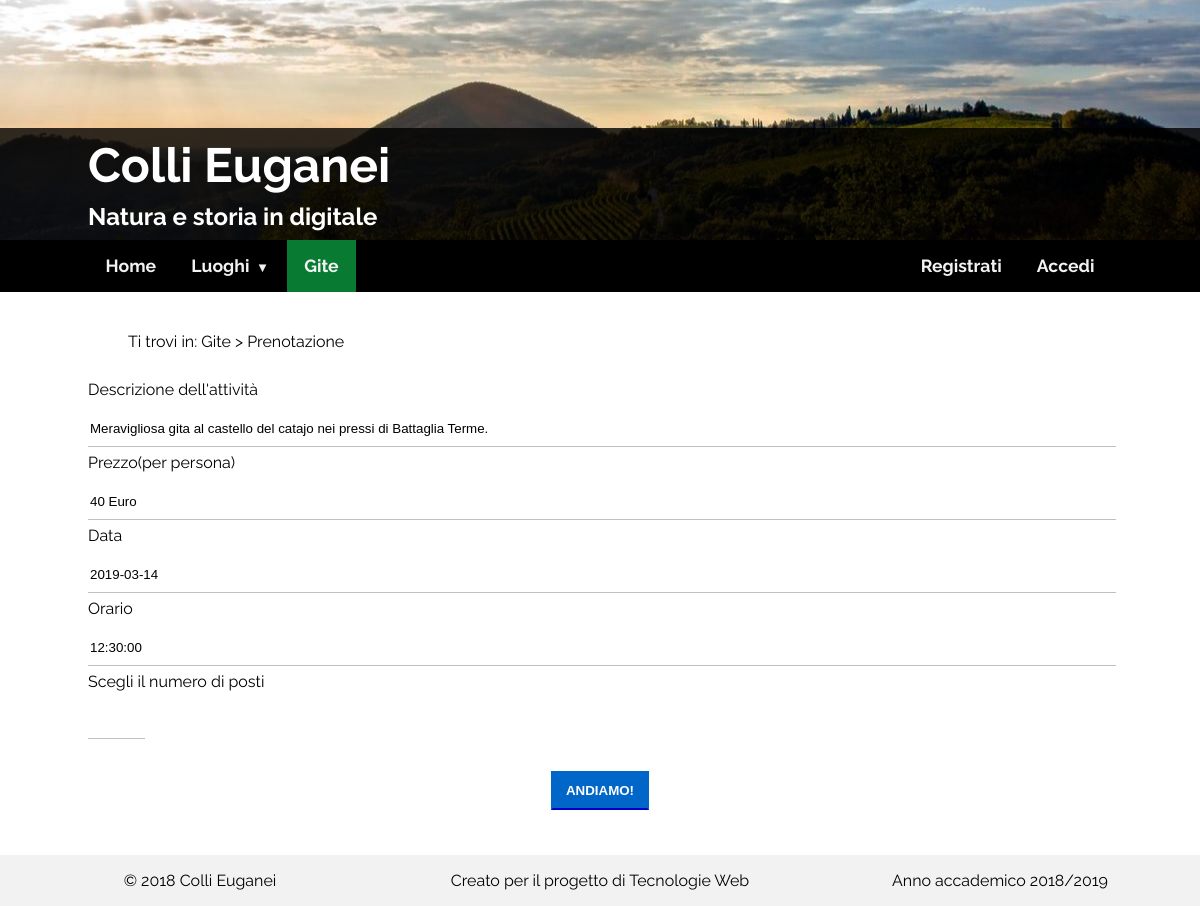
Screenshot of /Prenotazione.php?id=3 with the database file from the repository.
### tables this page shows
CREATE TABLE `Attivita` (
  `ID_Attivita` int(11) NOT NULL,
  `Descrizione` varchar(512) NOT NULL,
  `Immagine` longblob,
  `Nome` varchar(40) NOT NULL,
  `Prezzo` double NOT NULL,
  `Data` date NOT NULL,
  `Ore` time NOT NULL
);

### DataBase/DBConnection.php (called while the page is built, shortened)
<?php
class database {
	private $host = "localhost";
	private $user = "root";
	private $passwd = "";
	private $db = "ColliDigitali";
	private $pdo;
	public function Connect() {
		$dsn = 'mysql:dbname='.$this->db.';host='.$this->host;
		try {
			$this->pdo = new PDO($dsn, $this->user, $this->passwd,array(PDO::MYSQL_ATTR_INIT_COMMAND => "SET NAMES utf8"));
			$this->pdo->setAttribute(PDO::ATTR_ERRMODE, PDO::ERRMODE_EXCEPTION);
		}
		catch (PDOException $e) {
			echo $e->getMessage();
			die();
		}
	}
	public function GetAttivita($id){
		$query = $this->pdo->prepare('SELECT * FROM Attivita WHERE ID_Attivita = ?');
		$query->execute(array($id));
		return $query->fetch();
	}
}
?>

### Prenotazione.php (the view, shortened to what this page needs)
<?php (require_once "DataBase/DBConnection.php") or die("Impossibile connettersi al database");
$dbConnection = new database();
$dbConnection->Connect();
?>
<!DOCTYPE html PUBLIC "-//W3C//DTD XHTML+ARIA 1.0//EN"
  "http://www.w3.org/WAI/ARIA/schemata/xhtml-aria-1.dtd">
<html xmlns="http://www.w3.org/1999/xhtml" xml:lang="it" lang="it">
  <head>
    <link rel="stylesheet" type="text/css" href="assets/css/style.css" media="all">
    <link rel="stylesheet" type="text/css" href="assets/css/print.css" media="all">
    <link rel="stylesheet" type="text/css" href="assets/css/mobile.css" media="all">
    <link rel="stylesheet" type="text/css" href="assets/css/form.css" media="all">
    <link rel="stylesheet" href="https://cdnjs.cloudflare.com/ajax/libs/font-awesome/4.6.3/css/font-awesome.min.css">
  </head>
  <body>
    <div id="container">
      <div class="header">
        <div class="header-picture">
          <div class="header-title">
            <h1>Colli Euganei</h1>
            <h2>Natura e storia in digitale</h2>
          </div>
        </div>
      </div>
              <div id="menuprincipale-bar" role="menubar">
              <ul id="menuprincipale">
                  <li><a href="index.php" tabindex="0">Home</a></li>
                  <li class="dropdown"><a aria-haspopup="true" tabindex="0">Luoghi</a>
                  </li>
                  <li><a href="gite.php" tabindex="0" class="active">Gite</a></li>
                  <?php
                  if (isset($_SESSION['username'])):
                  ?>
                     <li class="dropdown button-right"><a aria-haspopup="true" tabindex="0">Account</a>
                          <ul class="dropdown-content" role="menu">
                            <li><a href="view-account.php" tabindex="0" role="menuitem">Impostazioni</a></li>
                            <li><a href="view-my-trip.php" tabindex="0" role="menuitem">Le mie gite</a></li>
                            <li><a href="logout.php" tabindex="0" role="menuitem">Logout</a></li>
                          </ul>
                      </li>
                  <?php
                  else:
                  ?>
                     <li class="button-right"><a href="login.php" tabindex="0">Accedi</a></li>
                     <li class="button-right"><a href="Registrazione.php" tabindex="0">Registrati</a></li>
                  <?php
                  endif;
                  ?>
              </ul>
          </div>
        <div id="content">
          <ul class="breadcrumb">
            <li><a href="Gite.php">Gite</a></li>
            <li>Prenotazione</li>
          </ul>
          <?php
          if(!isset($_GET['id']) || $_GET['id']=="" ):
            echo "Si è verificato un errore. Torna alla pagina delle gite per effettuare la prenotazione";
          else:
          $attivita=$dbConnection->GetAttivita($_GET["id"]);
          ?>
         <form action="PrenotazioneAction.php" method="POST">
           <div class="field-container">
             <label for="descrizione" lang="it" class="log-label">Descrizione dell'attività</label>
             <?php echo"<input type=\"text\" id=\"descrizione\" name=\"descrizione\" value=\"".$attivita["Descrizione"]."\" accesskey=\"d\" readonly>";?>
           </div>
           <div class="field-container">
             <label for="prezzo" lang="it" class="log-label">Prezzo(per persona)</label>
             <?php echo"<input type=\"text\" id=\"prezzo\" name=\"prezzo\" value=\"".$attivita["Prezzo"]." Euro\" accesskey=\"p\" readonly>";?>
           </div>
           <div class="field-container">
             <label for="data" lang="it" class="log-label">Data</label>
             <?php echo"<input type=\"text\" id=\"data\" name=\"data\" value=\"".$attivita["Data"]."\" accesskey=\"d\" readonly>";?>
           </div>
           <div class="field-container">
             <label for="ora" lang="it" class="log-label">Orario</label>
             <?php echo"<input type=\"text\" id=\"ora\" name=\"ora\" value='".$attivita["Ore"]."' accesskey=\"p\" readonly>";?>
           </div>
           <div class="field-container">
             <label for="reservePosti" lang="it" class="log-label">Scegli il numero di posti</label>
             <input type="text" id="reservePosti" name="posti"  min="0" accesskey="d" />
           </div>
          <div class="button-holder"> <input type="submit" value="Andiamo!" name="registrazione" class="btn btn-primary" aria-label="Prenotati alla gita"/></div>
         </form>
      </div>
    <?php endif;?>
      <?php include_once('footer.php')?>
    </div>
  </body>
</html>

### assets/css/style.css (style rules this page uses)
html, body { margin: 0; padding: 0; height: 100%; font-size: 1em; font-family: 'Raleway', sans-serif; text-align: justify; }
#container { min-height: 100%; position: relative; }
.header { position: relative; color: white; }
.header-picture { background-image: url("../img/background.jpg"); background-position: center; -webkit-background-size: cover; -moz-background-size: cover; -o-background-size: cover; background-size: cover; background-repeat: no-repeat; height: 15em; z-index: 0; }
.header-title { position: absolute; z-index: 1; background-color: rgba(0, 0, 0, 0.8); width: 100%; bottom: 0; }
.header-title h1, .header-title h2 { padding: 1%; padding-top: 0.5%; padding-bottom: 0; font-size: 3em; margin: 0.25%; max-width: 1024px; margin-left: auto; margin-right: auto; }
.header-title h2 { font-size: 1.5em; padding-bottom: 0.5%; }
.active { background-color: #097a31; color: white; }
ul.breadcrumb { list-style: none; }
ul.breadcrumb li { display: inline; }
ul.breadcrumb li:first-child::before { content: "Ti trovi in: "; }
ul.breadcrumb li+li:before { content: " > "; }
#content { padding-left: 1.5%; padding-right: 1.5%; padding-top: 1.5%; padding-bottom: 5em; line-height: 2em; word-spacing: 0; max-width: 1024px; margin-left: auto; margin-right: auto; }
a:link { text-decoration: none; color: #000; }
#menuprincipale-bar { background-color: #000; }
ul#menuprincipale li.button-right { float: right; }
ul#menuprincipale { list-style-type: none; padding: 0; margin: 0; overflow: hidden; max-width: 1024px; margin-left: auto; font-weight: bold; margin-right: auto; }
ul#menuprincipale li { float: left; }
ul#menuprincipale li a { display: inline-block; color: #f2f2f2; text-align: center; padding: 0.875em 1em; text-decoration: none; transition: 0.3s; font-size: 1.1em; }
.dropdown > a:after { content: "▼"; font-size: 75%; color: #f2f2f2; padding-left: 0.5em; }
#reservePosti { width: 4em; }

### assets/css/form.css (style rules this page uses)
.log-label { display: block; padding-bottom: 0.3em; }
.button-holder { margin-top: 2em; padding-bottom: 1em; text-align: center; }
.btn { outline: none; margin: 0; cursor: pointer; line-height: 100%; text-decoration: none; font-weight: bolder; padding: 0.8em 1em; color: black; background: white; border: 0.2em solid transparent; border-bottom: 0.2em solid #808080; text-transform: uppercase; }
.btn.btn-primary { margin: auto; color: white; background-color: #0067c8; border-bottom-color: #0000c6; }
input[type="text"], input[type="password"], input[type="number"], input[type="date"], input[type="time"], textarea { width: 100%; height: 25pt; background-color: transparent; border: 0; border-bottom: 0.125em solid silver; outline: none; }
input[type="submit"] { background-color: #4caf50; margin-left: 5%; }

### rows the page displays
attivita: descrizione "Meravigliosa gita al castello del catajo nei pressi di Battaglia Terme.", prezzo "40 Euro", data "2019-03-14", ora "12:30:00"
